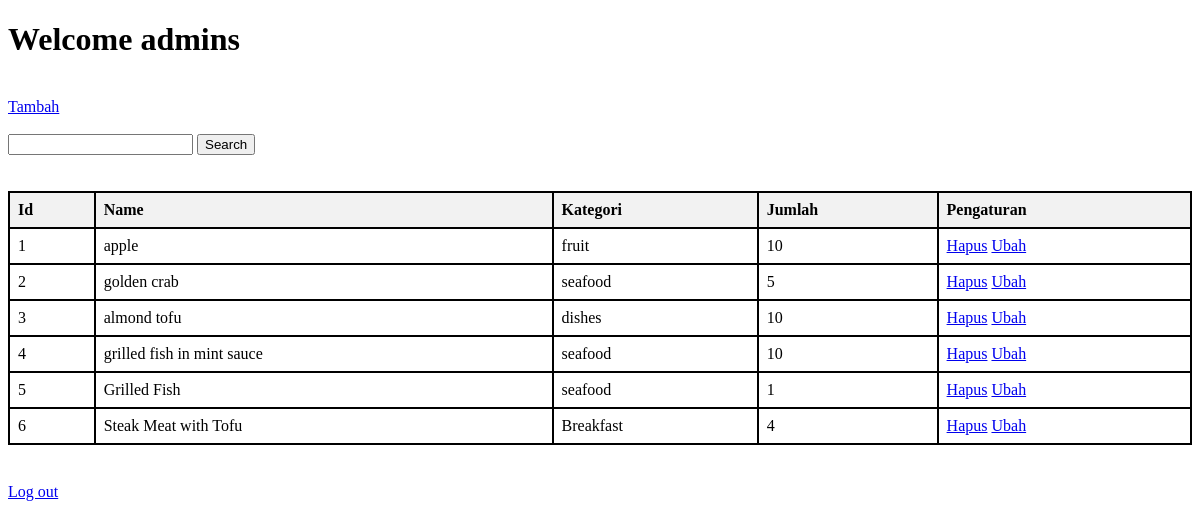
The app's page /admins/admin.php with its own data.
### tables this page shows
CREATE TABLE produk (
	id INTEGER NOT NULL PRIMARY KEY AUTOINCREMENT,
	name TEXT NOT NULL,
	kategori TEXT NOT NULL,
	jumlah INTEGER NOT NULL
, foto TEXT);

### database/functions.php (called while the page is built, shortened)
<?php
function queryProduk($query){
    $db = new PDO("sqlite:../database/database.db");
    $query_modified = $db->query($query);
    $rows = [];
    while ($row = $query_modified->fetch(PDO::FETCH_ASSOC)) {
        $rows[] = $row;
    }
    return $rows;
}
?>

### admins/admin.php (the view, shortened to what this page needs)
<?php
require "../database/functions.php";
$produk = queryProduk("SELECT * FROM produk");
$i = 1;
?>
<!DOCTYPE html>
<html lang="en">
<head>
</head>
<body>
    <h1>Welcome admins</h1>
    <br>
    <a href="../admins/tambah.php">Tambah</a>
    <br><br>
    <form action="" method="POST">
        <input type="text" name="keyword" id="keyword" width="50">
        <button name="search" id="search" >Search</button>
    </form>
    <br><br>
    <table>
        <thead>
            <tr>
                <th>Id</th>
                <th>Name</th>
                <th>Kategori</th>
                <th>Jumlah</th>
                <th>Pengaturan</th>
            </tr>
        </thead>
        <tbody>
            <?php foreach($produk as $row):?>
                <tr>
                    <td><?php echo $i++;?></td>
                    <td><?php echo $row['name']; ?></td>
                    <td><?php echo  $row['kategori'];?></td>
                    <td><?php echo $row['jumlah']; ?></td>
                    <td>
                            <a href="../admins/hapus.php?id=<?php echo $row['id']; ?>">Hapus</a>
                            <a href="../admins/ubah.php?id=<?php echo $row['id'];?>">Ubah</a>
                    </td>
                </tr>
            <?php
            endforeach;?>
        </tbody>
    </table>
    <br>
    <a href="../login.php">Log out</a>
</body>
</html>

### admins/admin.php (style rules this page uses)
table { width: 100%; border-collapse: collapse; margin-bottom: 20px; }
th, td { border: 2px solid black; padding: 8px; text-align: left; }
th { background-color: #f2f2f2; font-weight: bold; }

### records on screen
produk: name "apple", kategori "fruit", jumlah "10"
produk: name "golden crab", kategori "seafood", jumlah "5"
produk: name "almond tofu", kategori "dishes", jumlah "10"
produk: name "grilled fish in mint sauce", kategori "seafood", jumlah "10"
produk: name "Grilled Fish", kategori "seafood", jumlah "1"
produk: name "Steak Meat with Tofu", kategori "Breakfast", jumlah "4"
